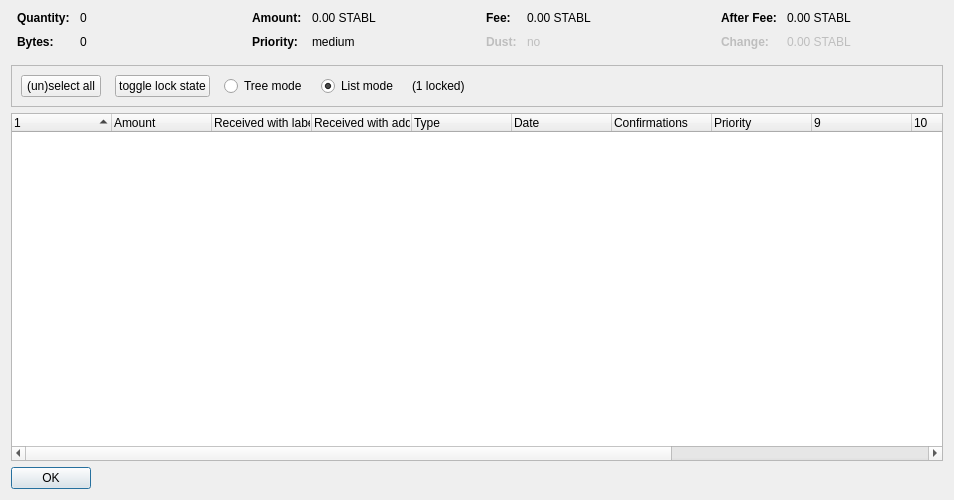
<?xml version="1.0" encoding="UTF-8"?>
<ui version="4.0">
 <class>CoinControlDialog</class>
 <widget class="QDialog" name="CoinControlDialog">
  <property name="geometry">
   <rect>
    <x>0</x>
    <y>0</y>
    <width>954</width>
    <height>500</height>
   </rect>
  </property>
  <property name="windowTitle">
   <string>Coin Selection</string>
  </property>
  <layout class="QVBoxLayout" name="verticalLayout">
   <item>
    <layout class="QHBoxLayout" name="horizontalLayoutTop" stretch="0,0,0,0">
     <property name="topMargin">
      <number>0</number>
     </property>
     <property name="bottomMargin">
      <number>10</number>
     </property>
     <item>
      <layout class="QFormLayout" name="formLayoutCoinControl1">
       <property name="horizontalSpacing">
        <number>10</number>
       </property>
       <property name="verticalSpacing">
        <number>10</number>
       </property>
       <property name="leftMargin">
        <number>6</number>
       </property>
       <property name="rightMargin">
        <number>6</number>
       </property>
       <item row="0" column="0">
        <widget class="QLabel" name="labelCoinControlQuantityText">
         <property name="font">
          <font>
           <weight>75</weight>
           <bold>true</bold>
          </font>
         </property>
         <property name="text">
          <string>Quantity:</string>
         </property>
        </widget>
       </item>
       <item row="0" column="1">
        <widget class="QLabel" name="labelCoinControlQuantity">
         <property name="cursor">
          <cursorShape>IBeamCursor</cursorShape>
         </property>
         <property name="contextMenuPolicy">
          <enum>Qt::ActionsContextMenu</enum>
         </property>
         <property name="text">
          <string notr="true">0</string>
         </property>
         <property name="textInteractionFlags">
          <set>Qt::LinksAccessibleByMouse|Qt::TextSelectableByKeyboard|Qt::TextSelectableByMouse</set>
         </property>
        </widget>
       </item>
       <item row="1" column="0">
        <widget class="QLabel" name="labelCoinControlBytesText">
         <property name="font">
          <font>
           <weight>75</weight>
           <bold>true</bold>
          </font>
         </property>
         <property name="text">
          <string>Bytes:</string>
         </property>
        </widget>
       </item>
       <item row="1" column="1">
        <widget class="QLabel" name="labelCoinControlBytes">
         <property name="cursor">
          <cursorShape>IBeamCursor</cursorShape>
         </property>
         <property name="contextMenuPolicy">
          <enum>Qt::ActionsContextMenu</enum>
         </property>
         <property name="text">
          <string notr="true">0</string>
         </property>
         <property name="textInteractionFlags">
          <set>Qt::LinksAccessibleByMouse|Qt::TextSelectableByKeyboard|Qt::TextSelectableByMouse</set>
         </property>
        </widget>
       </item>
      </layout>
     </item>
     <item>
      <layout class="QFormLayout" name="formLayoutCoinControl2">
       <property name="horizontalSpacing">
        <number>10</number>
       </property>
       <property name="verticalSpacing">
        <number>10</number>
       </property>
       <property name="leftMargin">
        <number>6</number>
       </property>
       <property name="rightMargin">
        <number>6</number>
       </property>
       <item row="0" column="0">
        <widget class="QLabel" name="labelCoinControlAmountText">
         <property name="font">
          <font>
           <weight>75</weight>
           <bold>true</bold>
          </font>
         </property>
         <property name="text">
          <string>Amount:</string>
         </property>
        </widget>
       </item>
       <item row="0" column="1">
        <widget class="QLabel" name="labelCoinControlAmount">
         <property name="cursor">
          <cursorShape>IBeamCursor</cursorShape>
         </property>
         <property name="contextMenuPolicy">
          <enum>Qt::ActionsContextMenu</enum>
         </property>
         <property name="text">
          <string notr="true">0.00 STABL</string>
         </property>
         <property name="textInteractionFlags">
          <set>Qt::LinksAccessibleByMouse|Qt::TextSelectableByKeyboard|Qt::TextSelectableByMouse</set>
         </property>
        </widget>
       </item>
       <item row="1" column="0">
        <widget class="QLabel" name="labelCoinControlPriorityText">
         <property name="font">
          <font>
           <weight>75</weight>
           <bold>true</bold>
          </font>
         </property>
         <property name="text">
          <string>Priority:</string>
         </property>
        </widget>
       </item>
       <item row="1" column="1">
        <widget class="QLabel" name="labelCoinControlPriority">
         <property name="cursor">
          <cursorShape>IBeamCursor</cursorShape>
         </property>
         <property name="contextMenuPolicy">
          <enum>Qt::ActionsContextMenu</enum>
         </property>
         <property name="text">
          <string>medium</string>
         </property>
         <property name="textInteractionFlags">
          <set>Qt::LinksAccessibleByMouse|Qt::TextSelectableByKeyboard|Qt::TextSelectableByMouse</set>
         </property>
        </widget>
       </item>
      </layout>
     </item>
     <item>
      <layout class="QFormLayout" name="formLayoutCoinControl3">
       <property name="horizontalSpacing">
        <number>10</number>
       </property>
       <property name="verticalSpacing">
        <number>10</number>
       </property>
       <property name="leftMargin">
        <number>6</number>
       </property>
       <property name="rightMargin">
        <number>6</number>
       </property>
       <item row="0" column="0">
        <widget class="QLabel" name="labelCoinControlFeeText">
         <property name="font">
          <font>
           <weight>75</weight>
           <bold>true</bold>
          </font>
         </property>
         <property name="text">
          <string>Fee:</string>
         </property>
        </widget>
       </item>
       <item row="0" column="1">
        <widget class="QLabel" name="labelCoinControlFee">
         <property name="cursor">
          <cursorShape>IBeamCursor</cursorShape>
         </property>
         <property name="contextMenuPolicy">
          <enum>Qt::ActionsContextMenu</enum>
         </property>
         <property name="text">
          <string notr="true">0.00 STABL</string>
         </property>
         <property name="textInteractionFlags">
          <set>Qt::LinksAccessibleByMouse|Qt::TextSelectableByKeyboard|Qt::TextSelectableByMouse</set>
         </property>
        </widget>
       </item>
       <item row="1" column="0">
        <widget class="QLabel" name="labelCoinControlLowOutputText">
         <property name="enabled">
          <bool>false</bool>
         </property>
         <property name="font">
          <font>
           <weight>75</weight>
           <bold>true</bold>
          </font>
         </property>
         <property name="text">
          <string>Dust:</string>
         </property>
        </widget>
       </item>
       <item row="1" column="1">
        <widget class="QLabel" name="labelCoinControlLowOutput">
         <property name="enabled">
          <bool>false</bool>
         </property>
         <property name="cursor">
          <cursorShape>IBeamCursor</cursorShape>
         </property>
         <property name="contextMenuPolicy">
          <enum>Qt::ActionsContextMenu</enum>
         </property>
         <property name="text">
          <string>no</string>
         </property>
         <property name="textInteractionFlags">
          <set>Qt::LinksAccessibleByMouse|Qt::TextSelectableByKeyboard|Qt::TextSelectableByMouse</set>
         </property>
        </widget>
       </item>
      </layout>
     </item>
     <item>
      <layout class="QFormLayout" name="formLayoutCoinControl4">
       <property name="horizontalSpacing">
        <number>10</number>
       </property>
       <property name="verticalSpacing">
        <number>10</number>
       </property>
       <property name="leftMargin">
        <number>6</number>
       </property>
       <property name="rightMargin">
        <number>6</number>
       </property>
       <item row="0" column="0">
        <widget class="QLabel" name="labelCoinControlAfterFeeText">
         <property name="font">
          <font>
           <weight>75</weight>
           <bold>true</bold>
          </font>
         </property>
         <property name="text">
          <string>After Fee:</string>
         </property>
        </widget>
       </item>
       <item row="0" column="1">
        <widget class="QLabel" name="labelCoinControlAfterFee">
         <property name="cursor">
          <cursorShape>IBeamCursor</cursorShape>
         </property>
         <property name="contextMenuPolicy">
          <enum>Qt::ActionsContextMenu</enum>
         </property>
         <property name="text">
          <string notr="true">0.00 STABL</string>
         </property>
         <property name="textInteractionFlags">
          <set>Qt::LinksAccessibleByMouse|Qt::TextSelectableByKeyboard|Qt::TextSelectableByMouse</set>
         </property>
        </widget>
       </item>
       <item row="1" column="0">
        <widget class="QLabel" name="labelCoinControlChangeText">
         <property name="enabled">
          <bool>false</bool>
         </property>
         <property name="font">
          <font>
           <weight>75</weight>
           <bold>true</bold>
          </font>
         </property>
         <property name="text">
          <string>Change:</string>
         </property>
        </widget>
       </item>
       <item row="1" column="1">
        <widget class="QLabel" name="labelCoinControlChange">
         <property name="enabled">
          <bool>false</bool>
         </property>
         <property name="cursor">
          <cursorShape>IBeamCursor</cursorShape>
         </property>
         <property name="contextMenuPolicy">
          <enum>Qt::ActionsContextMenu</enum>
         </property>
         <property name="text">
          <string notr="true">0.00 STABL</string>
         </property>
         <property name="textInteractionFlags">
          <set>Qt::LinksAccessibleByMouse|Qt::TextSelectableByKeyboard|Qt::TextSelectableByMouse</set>
         </property>
        </widget>
       </item>
      </layout>
     </item>
    </layout>
   </item>
   <item>
    <widget class="QFrame" name="frame">
     <property name="minimumSize">
      <size>
       <width>0</width>
       <height>40</height>
      </size>
     </property>
     <property name="frameShape">
      <enum>QFrame::StyledPanel</enum>
     </property>
     <property name="frameShadow">
      <enum>QFrame::Sunken</enum>
     </property>
     <layout class="QHBoxLayout" name="horizontalLayout">
      <item>
       <layout class="QHBoxLayout" name="horizontalLayoutPanel" stretch="0,0,0,0,0,0">
        <property name="spacing">
         <number>14</number>
        </property>
        <item>
         <widget class="QPushButton" name="pushButtonSelectAll">
          <property name="sizePolicy">
           <sizepolicy hsizetype="Maximum" vsizetype="Fixed">
            <horstretch>0</horstretch>
            <verstretch>0</verstretch>
           </sizepolicy>
          </property>
          <property name="text">
           <string>(un)select all</string>
          </property>
          <property name="autoDefault">
           <bool>false</bool>
          </property>
         </widget>
        </item>
        <item>
         <widget class="QPushButton" name="pushButtonToggleLock">
          <property name="sizePolicy">
           <sizepolicy hsizetype="Maximum" vsizetype="Fixed">
            <horstretch>0</horstretch>
            <verstretch>0</verstretch>
           </sizepolicy>
          </property>
          <property name="text">
           <string>toggle lock state</string>
          </property>
          <property name="autoDefault">
           <bool>false</bool>
          </property>
         </widget>
        </item>
        <item>
         <widget class="QRadioButton" name="radioTreeMode">
          <property name="sizePolicy">
           <sizepolicy hsizetype="Maximum" vsizetype="Fixed">
            <horstretch>0</horstretch>
            <verstretch>0</verstretch>
           </sizepolicy>
          </property>
          <property name="text">
           <string>Tree mode</string>
          </property>
         </widget>
        </item>
        <item>
         <widget class="QRadioButton" name="radioListMode">
          <property name="sizePolicy">
           <sizepolicy hsizetype="Maximum" vsizetype="Fixed">
            <horstretch>0</horstretch>
            <verstretch>0</verstretch>
           </sizepolicy>
          </property>
          <property name="text">
           <string>List mode</string>
          </property>
          <property name="checked">
           <bool>true</bool>
          </property>
         </widget>
        </item>
        <item>
         <widget class="QLabel" name="labelLocked">
          <property name="text">
           <string>(1 locked)</string>
          </property>
         </widget>
        </item>
        <item>
         <spacer name="horizontalSpacer">
          <property name="orientation">
           <enum>Qt::Horizontal</enum>
          </property>
          <property name="sizeHint" stdset="0">
           <size>
            <width>40</width>
            <height>20</height>
           </size>
          </property>
         </spacer>
        </item>
       </layout>
      </item>
     </layout>
    </widget>
   </item>
   <item>
    <widget class="CoinControlTreeWidget" name="treeWidget">
     <property name="contextMenuPolicy">
      <enum>Qt::CustomContextMenu</enum>
     </property>
     <property name="sortingEnabled">
      <bool>false</bool>
     </property>
     <property name="columnCount">
      <number>13</number>
     </property>
     <attribute name="headerShowSortIndicator" stdset="0">
      <bool>true</bool>
     </attribute>
     <attribute name="headerStretchLastSection">
      <bool>false</bool>
     </attribute>
     <column>
      <property name="text">
       <string/>
      </property>
     </column>
     <column>
      <property name="text">
       <string>Amount</string>
      </property>
     </column>
     <column>
      <property name="text">
       <string>Received with label</string>
      </property>
     </column>
     <column>
      <property name="text">
       <string>Received with address</string>
      </property>
     </column>
     <column>
      <property name="text">
	<string>Type</string>
      </property>
     </column>
     <column>
      <property name="text">	 
       <string>Date</string>
      </property>
     </column>
     <column>
      <property name="text">
       <string>Confirmations</string>
      </property>
      <property name="toolTip">
       <string>Confirmed</string>
      </property>
     </column>
     <column>
      <property name="text">
       <string>Priority</string>
      </property>
     </column>
     <column>
      <property name="text">
       <string/>
      </property>
     </column>
     <column>
      <property name="text">
       <string/>
      </property>
     </column>
     <column>
      <property name="text">
       <string/>
      </property>
     </column>
     <column>
      <property name="text">
       <string/>
      </property>
     </column>
     <column>
      <property name="text">
       <string/>
      </property>
     </column>
    </widget>
   </item>
   <item>
    <widget class="QDialogButtonBox" name="buttonBox">
     <property name="sizePolicy">
      <sizepolicy hsizetype="Maximum" vsizetype="Fixed">
       <horstretch>0</horstretch>
       <verstretch>0</verstretch>
      </sizepolicy>
     </property>
     <property name="orientation">
      <enum>Qt::Horizontal</enum>
     </property>
     <property name="standardButtons">
      <set>QDialogButtonBox::Ok</set>
     </property>
    </widget>
   </item>
  </layout>
 </widget>
 <customwidgets>
  <customwidget>
   <class>CoinControlTreeWidget</class>
   <extends>QTreeWidget</extends>
   <header>coincontroltreewidget.h</header>
  </customwidget>
 </customwidgets>
 <resources/>
 <connections/>
</ui>
